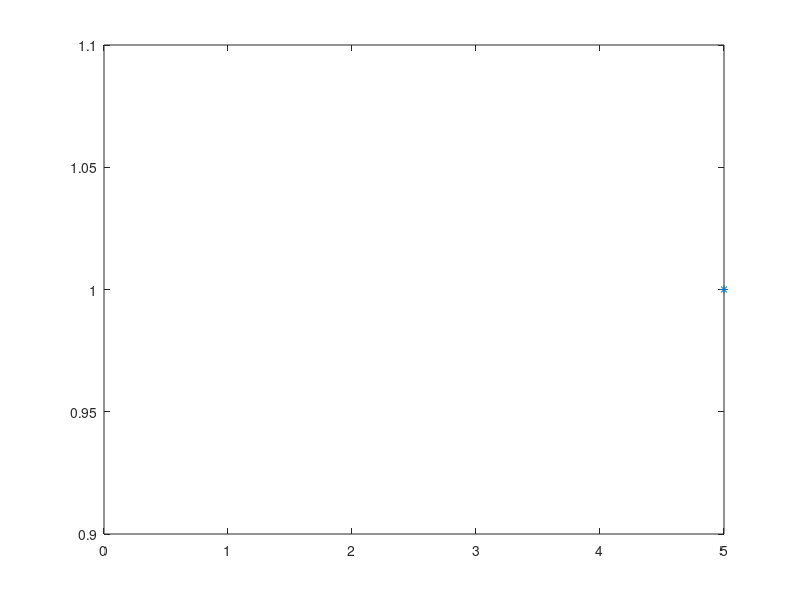

Write the MATLAB code that produced this figure.
N = input("Give the number of simulations: ");
p = input("Give a number between 0 and 1: ");
n = input("Give the number of trials: ");

U = rand(n,N);
X = sum(U<p);
k = [0:1:n];
p_k = binopdf(k,n,p);
U_X = unique(X);

n_x = hist(X, length(U_X));
rel_freq = n_x/N;

clf

plot(U_X, rel_freq, '*', k, p_k, 'ro');
